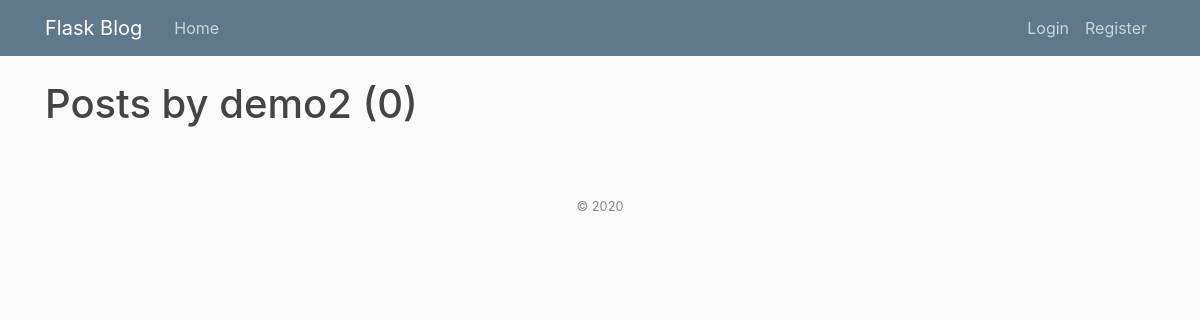
The page /user/demo2 on the database as committed earlier.
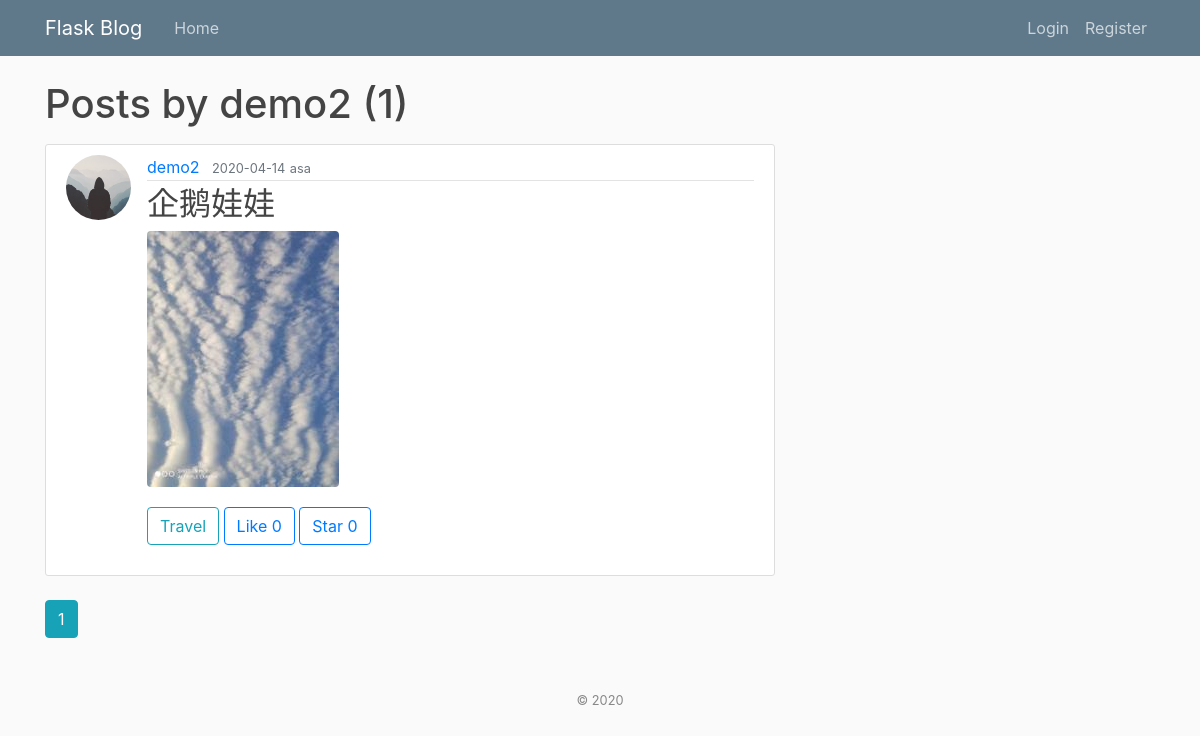
The same page on the database as committed later.
### flaskblog/models.py (models this page shows, shortened)
class Post(db.Model):
    id = db.Column(db.Integer, primary_key=True)
    title = db.Column(db.String(100), nullable=False)
    position = db.Column(db.String(100), nullable=False)
    date_posted = db.Column(db.DateTime, nullable=False, default=datetime.utcnow)
    content = db.Column(db.Text, nullable=False)
    image_file = db.Column(db.String(20), nullable=False, default='default.jpg')
    user_id = db.Column(db.Integer, db.ForeignKey('user.id'), nullable=False)
    comments = db.relation('Comment', backref='posted', lazy=True)
    like_count = db.Column(db.Integer, nullable=False, default=0)
    star_count = db.Column(db.Integer, nullable=False, default=0)
    post_type = db.Column(db.Integer, nullable=False)

class User(db.Model, UserMixin):
    id = db.Column(db.Integer, primary_key=True)
    username = db.Column(db.String(20), unique=True, nullable=False)
    email = db.Column(db.String(120), unique=True, nullable=False)
    image_file = db.Column(db.String(20), nullable=False, default='default.jpg')
    password = db.Column(db.String(60), nullable=False)
    posts = db.relationship('Post', backref='author', lazy=True)
    comments = db.relation('Comment', backref='author', lazy=True)
    star_posts = db.relationship('Post', secondary=user_star_post, backref='star_posts', lazy=True)
    like_posts = db.relationship('Post', secondary=user_like_post, backref='like_posts', lazy=True)

### flaskblog/users/routes.py (the view)
@users.route("/user/<string:username>")
def user_posts(username):
    page = request.args.get('page', 1, type=int)
    user = User.query.filter_by(username=username).first_or_404()
    posts = Post.query.filter_by(author=user)\
        .order_by(Post.date_posted.desc())\
        .paginate(page=page, per_page=5)
    return render_template('user_posts.html', posts=posts, user=user)

### flaskblog/templates/user_posts.html
{% extends "layout.html" %}
{% block content %}
    <h1 class="mb-3">Posts by {{ user.username }} ({{ posts.total }})</h1>
    {% for post in posts.items %}
        <article class="media content-section">
          <img class="rounded-circle article-img" src="{{ url_for('static', filename='profile_pics/' + post.author.image_file) }}">
          <div class="media-body">
            <div class="article-metadata">
              <a class="mr-2" href="{{ url_for('users.user_posts', username=post.author.username) }}">{{ post.author.username }}</a>
              <small class="text-muted">{{ post.date_posted.strftime('%Y-%m-%d') }}</small>
              <small class="text-muted">{{ post.position }}</small>
            </div>
            <h2><a class="article-title" href="{{ url_for('posts.post', post_id=post.id) }}">{{ post.title }}</a></h2>
            <img src="{{ url_for('static', filename='post_pics/' + post.image_file) }}" class="rounded" />
              <div class="post-button-section">
                {% if post.post_type %}
                    <button class="btn btn-outline-info">Explore</button>
                {% else %}
                    <button class="btn btn-outline-info">Travel</button>
                {% endif %}
                <button class="btn btn-outline-primary">
                    Like
                    <span id="like-button">
                        {{ post.like_count }}
                    </span>
                </button>
                <button class="btn btn-outline-primary">
                    Star
                    <span id="star-button">
                        {{ post.star_count }}
                    </span>
                </button>
            </div>
          </div>
        </article>
    {% endfor %}
    <br>
    {% for page_num in posts.iter_pages(left_edge=1, right_edge=1, left_current=1, right_current=2) %}
      {% if page_num %}
        {% if posts.page == page_num %}
          <a class="btn btn-info mb-4" href="{{ url_for('users.user_posts', username=user.username, page=page_num) }}">{{ page_num }}</a>
        {% else %}
          <a class="btn btn-outline-info mb-4" href="{{ url_for('users.user_posts', username=user.username, page=page_num) }}">{{ page_num }}</a>
        {% endif %}
      {% else %}
        ...
      {% endif %}
    {% endfor %}
{% endblock content %}

Rows that differ between the two databases and show on the page:
added Post: image_file (placeholder picture), author.username "demo2", date_posted "2020-04-14", position "asa", title "企鹅娃娃", image_file (picture), post_type "Travel", like_count "0", star_count "0"
Other text that changed with them:
{{ posts.total }}: "0" → "1"
new list line: "1"
